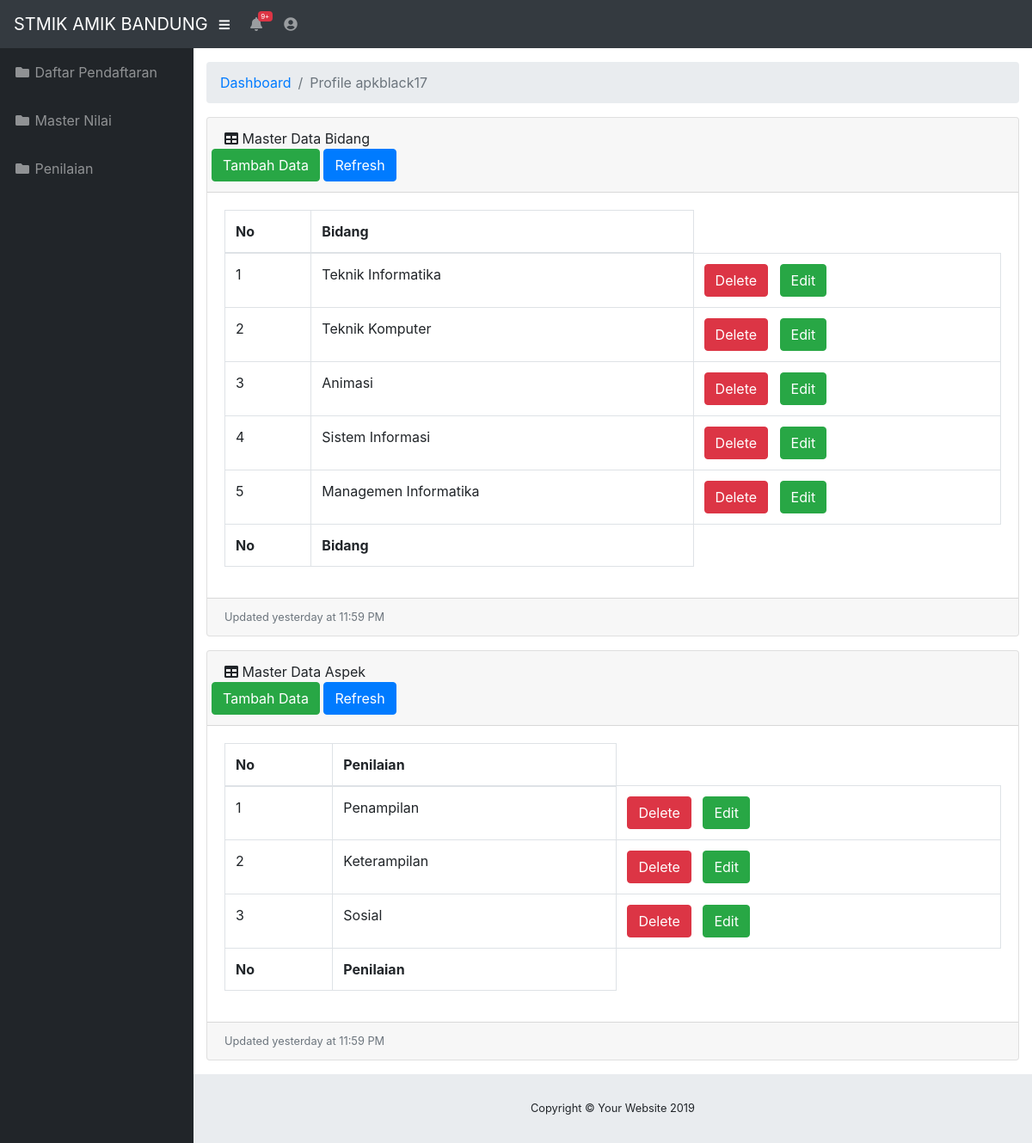
The app's page /masterNilai.php (signed in) with its own data.
### tables this page shows
CREATE TABLE `kategori_bidang` (
  `id_bd` int(11) NOT NULL AUTO_INCREMENT,
  `id_mhs` int(11) DEFAULT NULL,
  `id_users` int(11) DEFAULT NULL,
  `bidang` char(30) DEFAULT NULL,
  PRIMARY KEY (`id_bd`)
);

CREATE TABLE `masternilai` (
  `id_nilai` int(11) NOT NULL AUTO_INCREMENT,
  `id_users` int(30) DEFAULT NULL,
  `id_mhs` int(30) DEFAULT NULL,
  `aspek` char(30) DEFAULT NULL,
  PRIMARY KEY (`id_nilai`)
);

### function.php (called while the page is built, shortened)
<?php
    require 'koneksi.php';
    function query($query){
        global $konek;
        $result = mysqli_query($konek,$query);
        $rows = [];
        while ($row = mysqli_fetch_assoc($result)) {
            $rows[]= $row;
        }
        return $rows;
    }

### masterNilai.php (the view, shortened to what this page needs)
<?php
require "function.php";
$data = query("SELECT * FROM kategori_bidang");
$data2 = query("select * from masternilai");
?>
<!DOCTYPE html>
<html lang="en">
<head>
  <link href="vendor/fontawesome-free/css/all.min.css" rel="stylesheet" type="text/css">
  <link href="vendor/datatables/dataTables.bootstrap4.css" rel="stylesheet">
  <link href="css/sb-admin.css" rel="stylesheet">
</head>
<body id="page-top">
  <nav class="navbar navbar-expand navbar-dark bg-dark static-top">
    <a class="navbar-brand mr-1" href="#">STMIK AMIK BANDUNG</a>
    <button class="btn btn-link btn-sm text-white order-1 order-sm-0" id="sidebarToggle" href="#">
      <i class="fas fa-bars"></i>
    </button>
    <ul class="navbar-nav ml-auto ml-md-0">
      <li class="nav-item dropdown no-arrow mx-1">
        <a class="nav-link dropdown-toggle" href="#" id="alertsDropdown" role="button" data-toggle="dropdown" aria-haspopup="true" aria-expanded="false">
        <span class="badge badge-danger">9+</span>
          <i class="fas fa-bell fa-fw"></i>
        </a>
      </li>
      <li class="nav-item dropdown no-arrow">
        <a class="nav-link dropdown-toggle" href="#" id="userDropdown" role="button" data-toggle="dropdown" aria-haspopup="true" aria-expanded="false">
          <i class="fas fa-user-circle fa-fw"></i>
        </a>
      </li>
    </ul>
  </nav>
  <div id="wrapper">
    <ul class="sidebar navbar-nav">
      <li class="nav-item">
        <a class="nav-link" href="indexAdmin.php">
          <i class="fas fa-fw fa-folder"></i>
          <span>Daftar Pendaftaran</span>
        </a>
      </li>
      <li class="nav-item">
        <a class="nav-link" href="masternilai.php">
          <i class="fas fa-fw fa-folder"></i>
          <span>Master Nilai</span>
        </a>
      </li>
      <li class="nav-item">
        <a class="nav-link" href="daftarnilai.php">
          <i class="fas fa-fw fa-folder"></i>
          <span>Penilaian</span>
        </a>
      </li>
    </ul>
    <div id="content-wrapper">
      <div class="container-fluid">
        <ol class="breadcrumb">
          <li class="breadcrumb-item">
            <a href="index.html">Dashboard</a>
          </li>
          <li class="breadcrumb-item active">Profile <?= $_SESSION["username"]; ?></li>
        </ol>
        <div class="card mb-3">
          <div class="card-header">
            <i class="fas fa-table"></i>
            Master Data Bidang
            <div class="row">
            <a href="#" class="btn btn-success" data-toggle="modal" data-target="#TDataBidang" >Tambah Data</a> &nbsp;
            <a href="#" class="btn btn-primary" id="refreshBidang">Refresh</a>
            </div>
            </div>
          <div class="card-body">
            <div class="table-responsive">
              <table class="table table-bordered" id="dataTable" width="100%" cellspacing="0" id="tableBidang">
                <thead>
                  <tr>
                    <th>No</th>
                    <th>Bidang</th>
                  </tr>
                </thead>
                <tfoot>
                  <tr>
                  <th>No</th>
                    <th>Bidang</th>
                  </tr>
                </tfoot>
                <tbody>
                <?php $i=1; ?>
                <?php foreach($data as $data): ?>
                  <tr>
                    <td><?=$i;?></td>
                    <td><?=$data["bidang"];?></td>
                    <td><a href="#" class="btn btn-danger" data-toggle="modal" data-target="#hapusBidang<?= $i; ?>">Delete</a> &nbsp;
                    <a href="#" class="btn btn-success" data-toggle="modal" data-target="#editBidang<?= $i;?>">Edit</a></td>
                  </tr>
    </div>
  </div>
</div>
    </div>
  </div>
</div>
                  <?php $i++ ?>
                  <?php endforeach; ?>
          <div class="card-footer small text-muted">Updated yesterday at 11:59 PM</div>
        <div class="card mb-3">
          <div class="card-header">
            <i class="fas fa-table"></i>
            Master Data Aspek
            <div class="row">
            <a href="#" class="btn btn-success" data-toggle="modal" data-target="#TDataAspek">Tambah Data</a> &nbsp;
            <a href="#" class="btn btn-primary" id="refreshAspek">Refresh</a>
            </div>
            </div>
          <div class="card-body">
            <div class="table-responsive">
              <table class="table table-bordered" id="dataTable" width="100%" cellspacing="0" id="tableAspek">
                <thead>
                  <tr>
                    <th>No</th>
                    <th>Penilaian</th>
                  </tr>
                </thead>
                <tfoot>
                  <tr>
                  <th>No</th>
                    <th>Penilaian</th>
                  </tr>
                </tfoot>
                <tbody>
                <?php $i=1; ?>
                <?php foreach($data2 as $data2): ?>
                  <tr>
                    <td><?= $i; ?></td>
                    <td><?= $data2["aspek"]; ?></td>
                    <td><a href="#" class="btn btn-danger" data-toggle="modal" data-target="#hapusAspek<?= $i;?>">Delete</a> &nbsp;
                    <a href="#" class="btn btn-success" data-toggle="modal" data-target="#editAspek<?= $i;?>">Edit</a></td>
                  </tr>
    </div>
  </div>
</div>
                  <?php $i++ ?>
                  <?php endforeach; ?>
          <div class="card-footer small text-muted">Updated yesterday at 11:59 PM</div>
      <footer class="sticky-footer">
        <div class="container my-auto">
          <div class="copyright text-center my-auto">
            <span>Copyright © Your Website 2019</span>
          </div>
        </div>
      </footer>
</body>
</html>

### records on screen
kategori_bidang: bidang "Teknik Informatika"
kategori_bidang: bidang "Teknik Komputer"
kategori_bidang: bidang "Animasi"
kategori_bidang: bidang "Sistem Informasi"
kategori_bidang: bidang "Managemen Informatika"
masternilai: aspek "Penampilan"
masternilai: aspek "Keterampilan"
masternilai: aspek "Sosial"

### other values on screen
$_SESSION["username"] "apkblack17"
